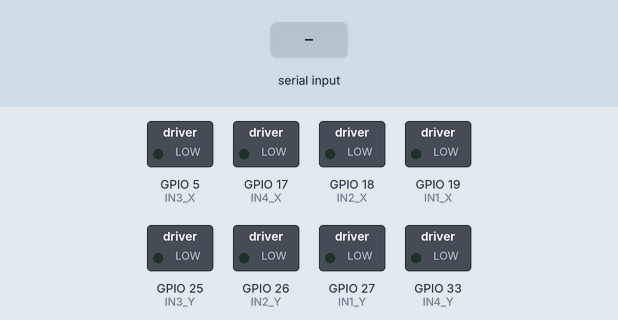
Bench run of a sketch on a simulated ESP32. Shown: switched loads named in the sketch (green lamp = pin HIGH). Inputs (shaded band) come from the test bench. What the sketch prints to the serial monitor is not drawn.

Above: at 1.2 s.
1.3 s: "a90\n" received over Serial
At 2.98 s:
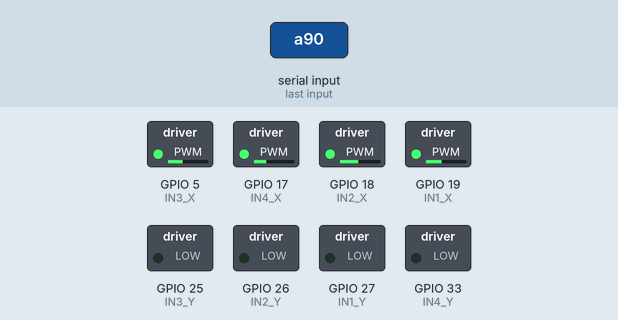
Timing chart, 0 to 10.3 s (numbered marks = the images above; inputs shaded):
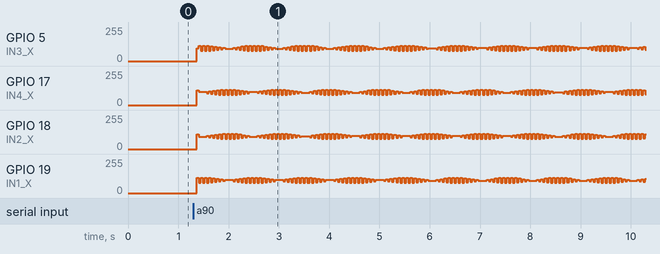

The sketch:

motor_test.ino
```cpp
/*
  Motor Test Sketch — 28BYJ-48 Dual-Axis Stepper
  ================================================
  USE THIS SKETCH to verify that both stepper motors are wired and
  moving correctly BEFORE flashing firmware.ino.

  Open the Arduino Serial Monitor at 115200 baud, then type:
    a <rotations>   — rotate X-axis stepper  (e.g.  a 1,  a -0.5,  a 2.5)
    b <rotations>   — rotate Y-axis stepper  (e.g.  b 1,  b -0.5,  b 2.5)

  IMPORTANT: pin numbers here may differ from firmware.ino because this was
  written before final wiring was confirmed.  Adjust #defines to match your
  actual wiring before use.

  4096 half-steps = 1 full rotation of the 28BYJ-48 output shaft.
  step delay = 2 ms → one rotation takes ~8 seconds at this speed.
*/

// ── X-axis stepper pin assignments ────────────────────────────────────────
// Connect these GPIO pins to the IN1-IN4 inputs on the ULN2003 driver board.
#define IN1_X 19
#define IN2_X 18
#define IN3_X 5
#define IN4_X 17

// ── Y-axis stepper pin assignments ────────────────────────────────────────
#define IN1_Y 27
#define IN2_Y 26
#define IN3_Y 25
#define IN4_Y 33

// Half-step sequence: 8 rows, each row drives one electrical step.
// Energising pairs of coils produces smoother motion and more torque.
int step_sequence[8][4] = {
  {1,0,0,0},
  {1,1,0,0},
  {0,1,0,0},
  {0,1,1,0},
  {0,0,1,0},
  {0,0,1,1},
  {0,0,0,1},
  {1,0,0,1}
};

int currentStepX = 0;   // current position in the 8-step sequence for X
int currentStepY = 0;   // current position in the 8-step sequence for Y

/*
  stepMotor() — drive a stepper a given number of half-steps.
    in1-in4    : GPIO pin numbers connected to the ULN2003 IN1-IN4 inputs
    steps      : number of half-steps (positive = forward, negative = reverse)
    currentStep: reference to the axis's position counter (updated in place)
*/
void stepMotor(int in1, int in2, int in3, int in4, int steps, int &currentStep) {
  int dir   = steps > 0 ? 1 : -1;
  steps     = abs(steps);

  for (int i = 0; i < steps; i++) {
    currentStep = (currentStep + dir + 8) % 8;   // advance through the 8-step table
    // Apply the coil pattern for this step
    digitalWrite(in1, step_sequence[currentStep][0]);
    digitalWrite(in2, step_sequence[currentStep][1]);
    digitalWrite(in3, step_sequence[currentStep][2]);
    digitalWrite(in4, step_sequence[currentStep][3]);
    delay(2);   // 2 ms per half-step — increase if motor stalls
  }

  // De-energise all coils to prevent overheating while idle
  digitalWrite(in1, LOW);
  digitalWrite(in2, LOW);
  digitalWrite(in3, LOW);
  digitalWrite(in4, LOW);
}

// ── One-time setup ────────────────────────────────────────────────────────
void setup() {
  Serial.begin(115200);

  // Configure all stepper control pins as outputs
  pinMode(IN1_X, OUTPUT); pinMode(IN2_X, OUTPUT);
  pinMode(IN3_X, OUTPUT); pinMode(IN4_X, OUTPUT);
  pinMode(IN1_Y, OUTPUT); pinMode(IN2_Y, OUTPUT);
  pinMode(IN3_Y, OUTPUT); pinMode(IN4_Y, OUTPUT);

  // Print usage instructions to Serial Monitor
  Serial.println("Ready. Commands:");
  Serial.println("  a <rotations>  — X axis (e.g. a 1, a -0.5, a 2.5)");
  Serial.println("  b <rotations>  — Y axis (e.g. b 1, b -0.5, b 2.5)");
}

// ── Main loop — wait for serial input and drive motors ────────────────────
void loop() {
  if (Serial.available()) {
    char cmd = Serial.read();          // 'a' for X axis, 'b' for Y axis
    while (Serial.peek() == ' ')      // consume any spaces before the number
      Serial.read();

    if (cmd == 'a' || cmd == 'b') {
      float rotations = Serial.parseFloat();        // e.g. 1.5
      int   steps     = (int)(rotations * 4096);    // convert rotations → half-steps

      Serial.print(cmd == 'a' ? "X axis: " : "Y axis: ");
      Serial.print(rotations);
      Serial.println(" rotations");

      // Call stepMotor for the correct axis
      if (cmd == 'a')
        stepMotor(IN1_X, IN2_X, IN3_X, IN4_X, steps, currentStepX);
      else
        stepMotor(IN1_Y, IN2_Y, IN3_Y, IN4_Y, steps, currentStepY);

      Serial.println("Done.");
    }
  }
}
```
